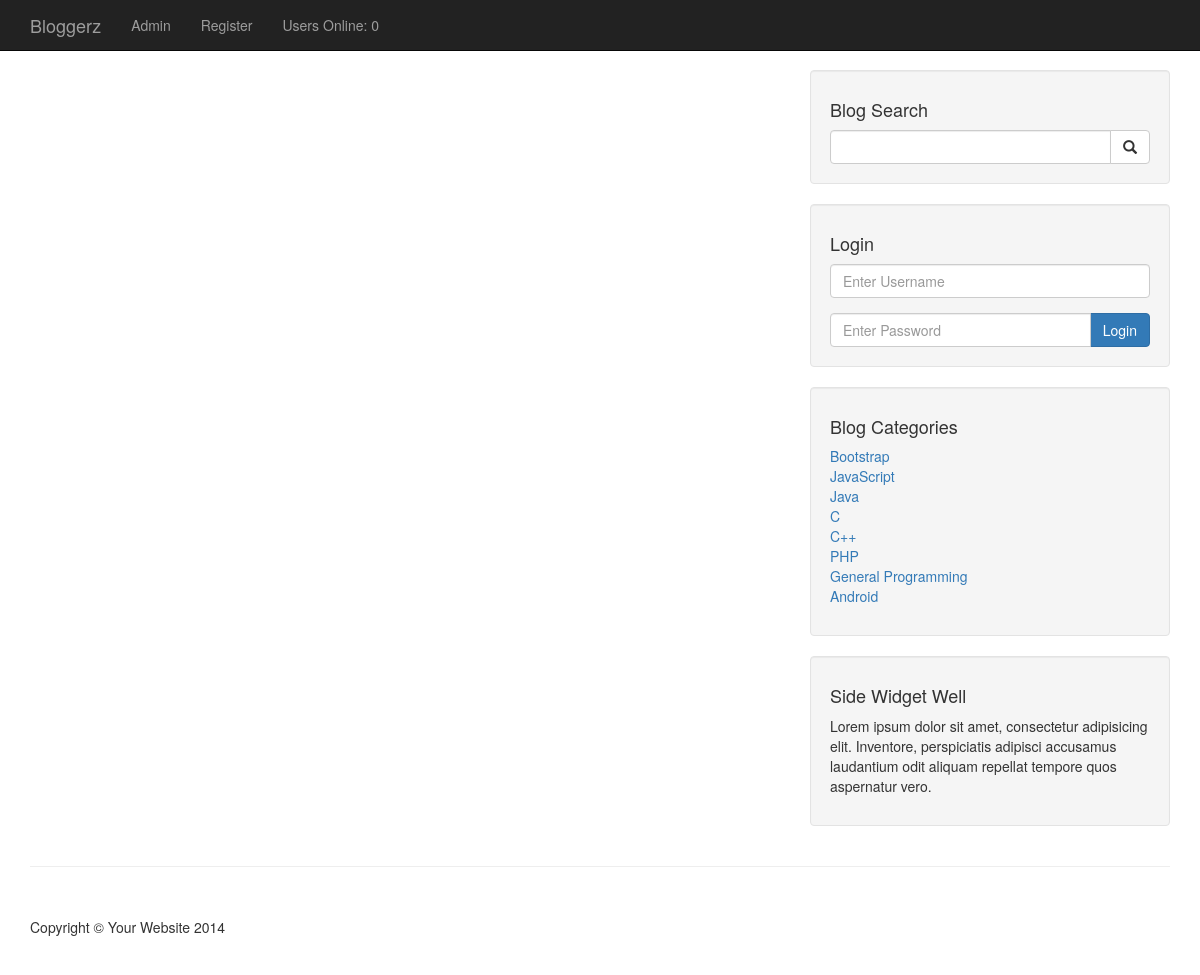
Before: /category.php?category=1 with the older database file.
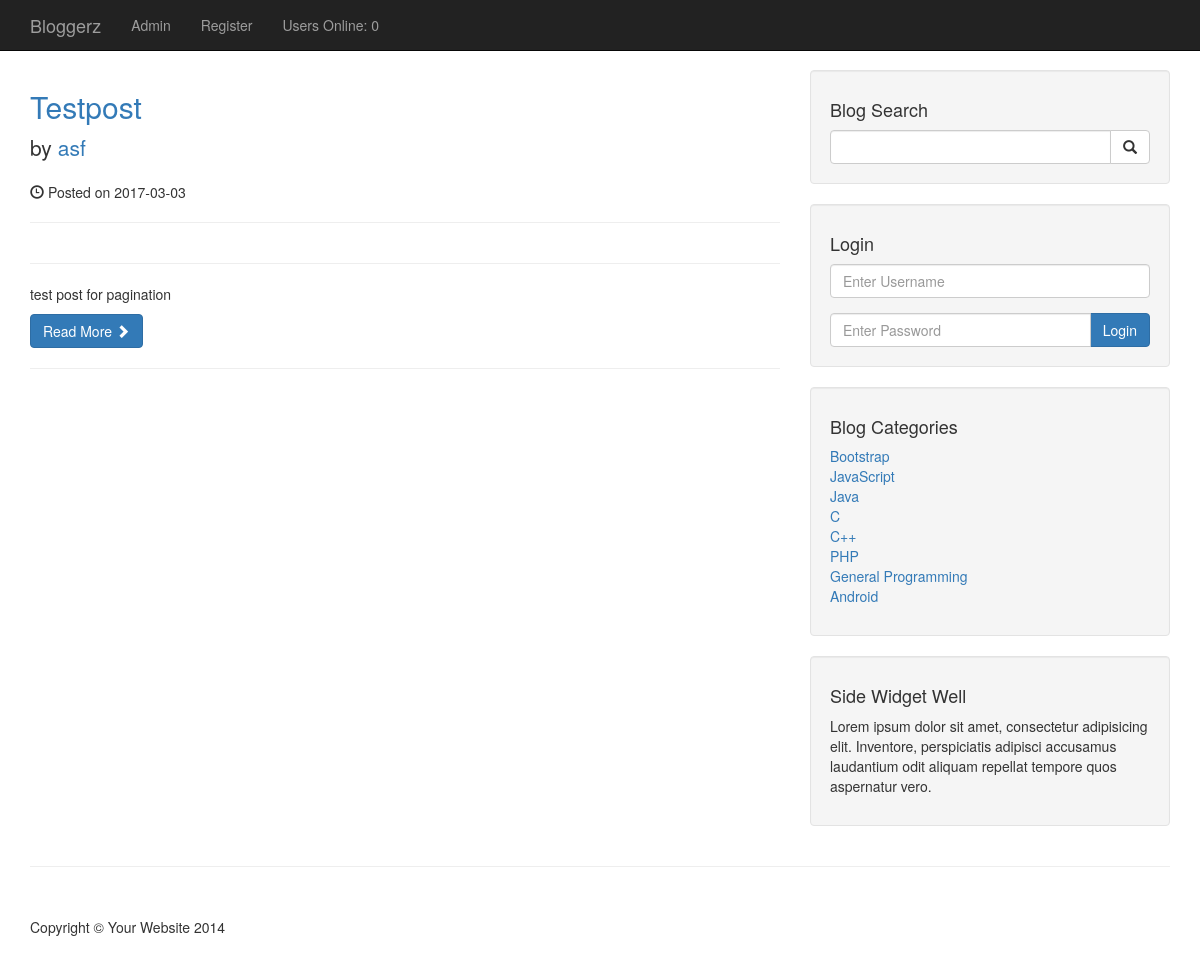
After: the same page with the newer database file.
### tables this page shows
CREATE TABLE `categories` (
  `cat_id` int(3) NOT NULL,
  `cat_title` varchar(255) NOT NULL
);

CREATE TABLE `posts` (
  `post_id` int(3) NOT NULL,
  `post_cat_id` int(3) NOT NULL,
  `post_title` varchar(255) NOT NULL,
  `post_author` varchar(255) NOT NULL,
  `post_date` date NOT NULL,
  `post_image` text NOT NULL,
  `post_content` text NOT NULL,
  `post_tags` varchar(255) NOT NULL,
  `post_comment_count` int(11) NOT NULL,
  `post_status` varchar(255) NOT NULL DEFAULT 'Draft',
  `post_view_count` int(11) NOT NULL
);

### admin/functions.php (called while the page is built, shortened)
<?php
function users_online()
{
	global $connection;
	$session = session_id();
    $time = time();
    $time_out_in_seconds = 60;
    $time_out = $time - $time_out_in_seconds;
    $query = "SELECT * FROM user_online WHERE session = '$session'";
    $session_query = mysqli_query($connection, $query);
    $count = mysqli_num_rows($session_query);
    if($count == NULL)
    {
        mysqli_query($connection, "INSERT INTO user_online(session, time) VALUES('$session', '$time')");
    } else {
        mysqli_query($connection, "UPDATE user_online SET time = '$time' WHERE session = '$session'");
    }
    $users_online_query = mysqli_query($connection, "SELECT * FROM user_online WHERE time > '$time_out'");
    return $count_users = mysqli_num_rows($users_online_query);
}
?>

### category.php (the view, shortened to what this page needs)
<?php
include "includes/header.php";
?>
    <?php
    include "includes/nav.php";
    ?>
    <div class="container">
        <div class="row">
            <div class="col-md-8">
                <?php
                if(isset($_GET['category']))
                {
                    $post_cat_id = $_GET['category'];
                }
                $query = "SELECT * FROM posts WHERE post_cat_id = $post_cat_id";
                $posts_query = mysqli_query($connection, $query);
                while($row = mysqli_fetch_assoc($posts_query))
                {
                    $post_id = $row['post_id'];
                    $post_title = $row['post_title'];
                    $post_author = $row['post_author'];
                    $post_date = $row['post_date'];
                    $post_content = substr($row['post_content'], 0, 150);
                ?>
                <h2>
                    <a href="post.php?p_id=<?php echo $post_id; ?>"><?php echo $post_title ?></a>
                </h2>
                <p class="lead">
                    by <a href="index.php"><?php echo $post_author ?></a>
                </p>
                <p><span class="glyphicon glyphicon-time"></span> Posted on <?php echo $post_date ?></p>
                <hr>
                <hr>
                <p><?php echo $post_content ?></p>
                <a class="btn btn-primary" href="#">Read More <span class="glyphicon glyphicon-chevron-right"></span></a>
                <hr>
                <?php
                }
                ?>
            </div>
            <?php
            include "includes/sidebar.php";
            ?>
        </div>
        <hr>
<?php
include "includes/footer.php";
?>

### includes/header.php (shortened to what this page needs)
<?php include "admin/functions.php" ?>
<!DOCTYPE html>
<html lang="en">
<head>
    <link href="css/bootstrap.min.css" rel="stylesheet">
    <link href="css/blog-home.css" rel="stylesheet">
    <link href="css/styles.css" rel="stylesheet">
</head>
<body>

### includes/nav.php (shortened to what this page needs)
<nav class="navbar navbar-inverse navbar-fixed-top" role="navigation">
        <div class="container">
            <div class="navbar-header">
                <a class="navbar-brand" href="index.php">Bloggerz</a>
            </div>
            <div class="collapse navbar-collapse" id="bs-example-navbar-collapse-1">
                <ul class="nav navbar-nav">
                    <li>
                        <a href="admin">Admin</a>
                    </li>
                    <li><a href="registration.php">Register</a></li>
                    <li><a href="">Users Online: <?php echo users_online(); ?></a></li>
                </ul>
            </div>
        </div>
    </nav>

### includes/sidebar.php
<div class="col-md-4">
    <div class="well">
        <h4>Blog Search</h4>
        <form action="search.php" method="post">
        <div class="input-group">
            <input name="search" type="text" class="form-control">
            <span class="input-group-btn">
                <button name="submit" class="btn btn-default" type="submit">
                    <span class="glyphicon glyphicon-search"></span>
            </button>
            </span>
        </div>
        </form>
    </div>
    <div class="well">
        <h4>Login</h4>
        <form action="includes/login.php" method="post">
        <div class="form-group">
            <input name="username" type="text" class="form-control" placeholder="Enter Username">
        </div>
        <div class="input-group">
            <input name="password" type="password" class="form-control" placeholder="Enter Password">
            <span class="input-group-btn">
                <button class="btn btn-primary" name="login" type="submit">Login</button>
            </span>
        </div>
        </form>
    </div>
    <div class="well">
    <?php
        $query = "SELECT * FROM categories";
        $categories_query = mysqli_query($connection, $query);
    ?>
        <h4>Blog Categories</h4>
        <div class="row">
            <div class="col-lg-12">
                <ul class="list-unstyled">
                <?php
                    while($row = mysqli_fetch_assoc($categories_query))
                    {
                        $cat_id = $row['cat_id'];
                        $cat_title = $row['cat_title'];
                        echo "<li><a href ='category.php?category=$cat_id'>{$cat_title}</a></li>";
                    }
                ?>
                </ul>
            </div>
        </div>
    </div>
    <?php include "widget.php"; ?>
</div>

### includes/widget.php
<div class="well">
    <h4>Side Widget Well</h4>
    <p>Lorem ipsum dolor sit amet, consectetur adipisicing elit. Inventore, perspiciatis adipisci accusamus laudantium odit aliquam repellat tempore quos aspernatur vero.</p>
</div>

### includes/footer.php (shortened to what this page needs)
        <footer>
            <div class="row">
                <div class="col-lg-12">
                    <p>Copyright &copy; Your Website 2014</p>
                </div>
            </div>
        </footer>
    </div>
</body>
</html>

### css/blog-home.css (style rules this page uses)
body { padding-top: 70px; }
footer { margin: 50px 0; }

Changed rows visible on the page:
added posts: post_title "Testpost", post_author "asf", post_date "2017-03-03", post_content "test post for pagination"
